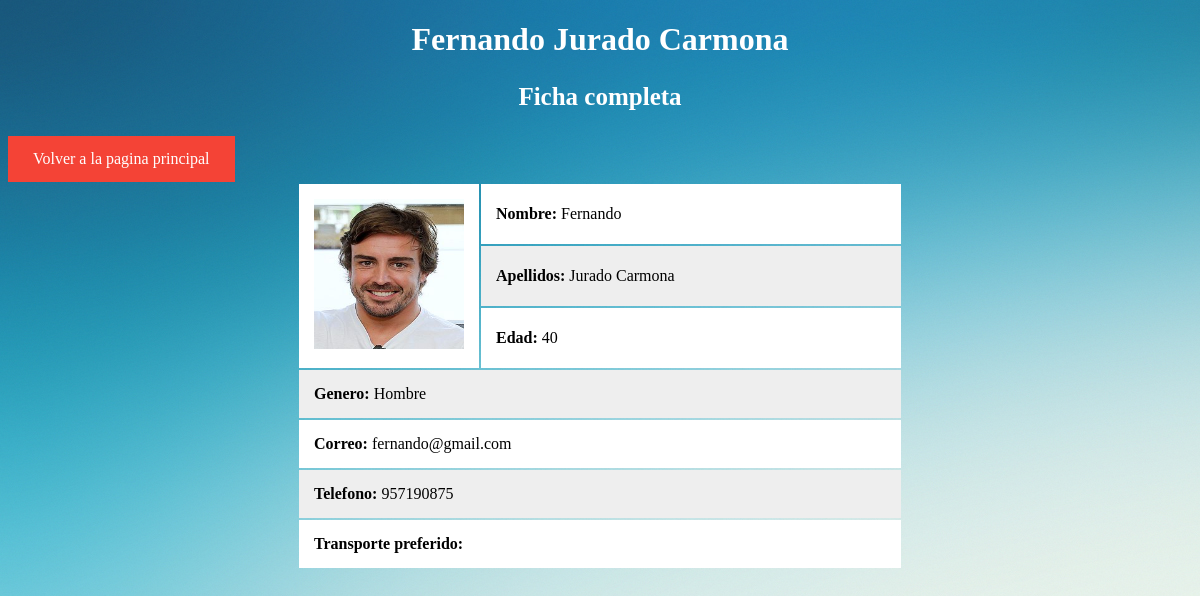
Screenshot of /empleado.php?val=6 with the database file from the repository.
### tables this page shows
CREATE TABLE IF NOT EXISTS empleados (
	id int(11) NOT NULL,
	nombre varchar(255) DEFAULT NULL,
	apellidos varchar(255) DEFAULT NULL,
	edad int(3)  DEFAULT NULL,
	genero varchar(255) DEFAULT NULL,
	correo varchar(255) DEFAULT NULL,
	telefono int(11) DEFAULT NULL,
	imagen varchar(255) DEFAULT NULL,
	PRIMARY KEY (id)
);

### functions.php (called while the page is built, shortened)
<?php
class LibreriaBaseDatos{
	public $user = 'alejandro';
	public $password = 'alejandro';
	public $dbc;
	public function __construct(){
		$this->dbc = $this->dbconnect();
	}
	public function dbconnect(){
		$dbc = null;
		try{
		  	$dbc = new PDO('mysql:host=localhost;dbname=empresa', $this->user, $this->password);
		}catch(PDOException $e){
			echo "ERROR: " . $e->getMessage();
		}
  	return $dbc;
	}
	public function getEmpleado($id){
		$sentence = $this->dbc->prepare("SELECT * FROM empleados");
		if($sentence->execute()){
			while($row=$sentence->fetch()){
				if($row['id'] == $id){
					return $row;
				}
			}
		}
	}
}
?>

### empleado.php (the view, shortened to what this page needs)
<!DOCTYPE html>
<html>
<head>
	<link rel="stylesheet" href="style_empleado.css">
</head>
<body style="background-image:url('background.jpg')">
<?php
	require_once('functions.php');
	$q = new LibreriaBaseDatos();
	$id = $_GET["val"];
	$row = $q->getEmpleado($id);
	echo <<<_END
	<h1 style="text-align:center;color:white"><b>$row[nombre] $row[apellidos]</b></h1>
	<p style="font-size:25px;text-align:center;color:white"><b>Ficha completa</b></p>
	<a href="index.php">Volver a la pagina principal</a>
	<table style="margin: 0 auto;">
	<tr>
		<td rowspan="3"><img src=$row[imagen] alt="" style="width:150px;height:150px;"></td>
		<td width="70%"><b>Nombre: </b>$row[nombre]</td>
	</tr>
	<tr>
		<td><b>Apellidos: </b> $row[apellidos]</td>
	</tr>
	<tr>
		<td><b>Edad: </b> $row[edad]</td>
	</tr>
	<tr>
		<td colspan="2"><b>Genero: </b> $row[genero]</td>
	</tr>
	<tr>
		<td colspan="2"><b>Correo: </b> $row[correo]</td>
	</tr>
	<tr>
		<td colspan="2"><b>Telefono: </b> $row[telefono]</td>
	</tr>
	<tr>
		<td colspan="2"><b>Transporte preferido: </b> $row[transporte]</td>
	</table>
_END
?>
</body>
</html>

### style_empleado.css (style rules this page uses)
th, td { padding: 15px; text-align: left; }
table tr:nth-child(even) { background-color: #eee; }
table tr:nth-child(odd) { background-color: #fff; }
a:link, a:visited { background-color: #f44336; color: white; padding: 14px 25px; text-align: center; text-decoration: none; display: inline-block; }

### rows the page displays
empleados: nombre "Fernando", apellidos "Jurado Carmona", imagen (picture), edad "40", genero "Hombre", correo "fernando@gmail.com", telefono "957190875"
